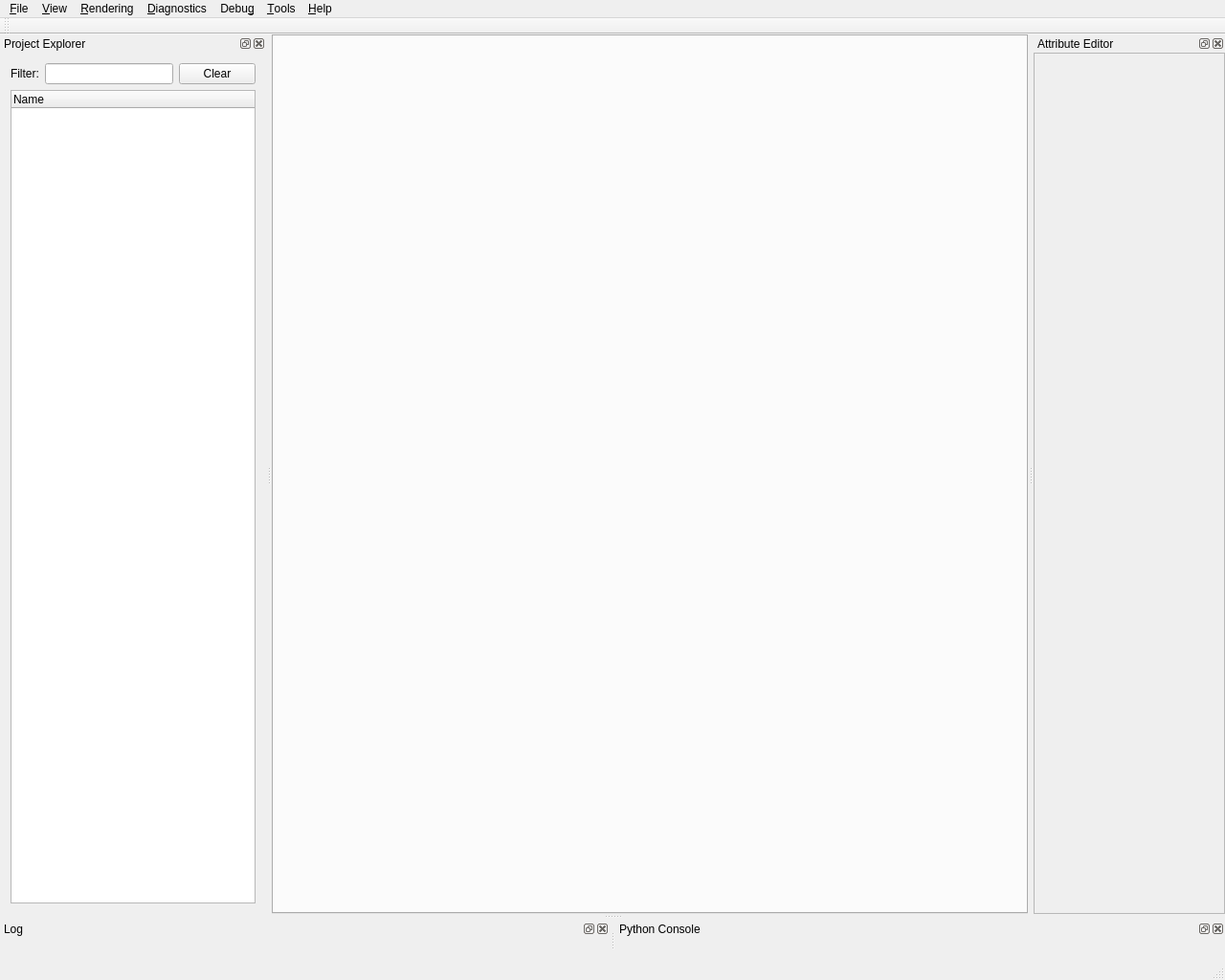
<?xml version="1.0" encoding="UTF-8"?>
<ui version="4.0">
 <class>MainWindow</class>
 <widget class="QMainWindow" name="MainWindow">
  <property name="geometry">
   <rect>
    <x>0</x>
    <y>0</y>
    <width>1280</width>
    <height>1024</height>
   </rect>
  </property>
  <property name="windowTitle">
   <string>appleseed.studio</string>
  </property>
  <property name="locale">
   <locale language="C" country="AnyCountry"/>
  </property>
  <property name="toolButtonStyle">
   <enum>Qt::ToolButtonIconOnly</enum>
  </property>
  <property name="animated">
   <bool>false</bool>
  </property>
  <widget class="QWidget" name="main_window_contents">
   <layout class="QGridLayout" name="gridLayout_3">
    <property name="leftMargin">
     <number>0</number>
    </property>
    <property name="topMargin">
     <number>0</number>
    </property>
    <property name="rightMargin">
     <number>0</number>
    </property>
    <property name="bottomMargin">
     <number>0</number>
    </property>
    <item row="0" column="0">
     <widget class="QTabWidget" name="tab_render_channels">
      <property name="currentIndex">
       <number>-1</number>
      </property>
     </widget>
    </item>
   </layout>
  </widget>
  <widget class="QMenuBar" name="main_menubar">
   <property name="geometry">
    <rect>
     <x>0</x>
     <y>0</y>
     <width>1280</width>
     <height>26</height>
    </rect>
   </property>
   <widget class="QMenu" name="menu_file">
    <property name="title">
     <string>&amp;File</string>
    </property>
    <widget class="QMenu" name="menu_file_open_builtin_project">
     <property name="title">
      <string>Open &amp;Built-in Project</string>
     </property>
     <addaction name="action_file_open_builtin_project_cornellbox"/>
    </widget>
    <widget class="QMenu" name="menu_open_recent">
     <property name="title">
      <string>Open Recen&amp;t</string>
     </property>
    </widget>
    <addaction name="action_file_new_project"/>
    <addaction name="action_file_open_project"/>
    <addaction name="menu_open_recent"/>
    <addaction name="menu_file_open_builtin_project"/>
    <addaction name="action_file_reload_project"/>
    <addaction name="separator"/>
    <addaction name="action_file_monitor_project"/>
    <addaction name="separator"/>
    <addaction name="action_file_save_project"/>
    <addaction name="action_file_save_project_as"/>
    <addaction name="action_file_pack_project_as"/>
    <addaction name="separator"/>
    <addaction name="action_file_close_project"/>
    <addaction name="separator"/>
    <addaction name="action_file_exit"/>
   </widget>
   <widget class="QMenu" name="menu_rendering">
    <property name="title">
     <string>&amp;Rendering</string>
    </property>
    <addaction name="action_rendering_start_interactive_rendering"/>
    <addaction name="action_rendering_start_final_rendering"/>
    <addaction name="action_rendering_pause_resume_rendering"/>
    <addaction name="action_rendering_stop_rendering"/>
    <addaction name="action_rendering_post_process_rendering"/>
    <addaction name="separator"/>
    <addaction name="action_rendering_rendering_settings"/>
   </widget>
   <widget class="QMenu" name="menu_diagnostics">
    <property name="title">
     <string>&amp;Diagnostics</string>
    </property>
    <widget class="QMenu" name="menu_diagnostics_override_shading">
     <property name="tearOffEnabled">
      <bool>true</bool>
     </property>
     <property name="title">
      <string>&amp;Override Shading</string>
     </property>
     <addaction name="action_diagnostics_override_shading_no_override"/>
     <addaction name="separator"/>
    </widget>
    <addaction name="menu_diagnostics_override_shading"/>
    <addaction name="action_diagnostics_false_colors"/>
   </widget>
   <widget class="QMenu" name="menu_debug">
    <property name="title">
     <string>Debu&amp;g</string>
    </property>
    <addaction name="action_debug_tests"/>
    <addaction name="action_debug_benchmarks"/>
    <addaction name="separator"/>
    <addaction name="action_debug_profiler"/>
    <addaction name="action_debug_memory_map"/>
   </widget>
   <widget class="QMenu" name="menu_tools">
    <property name="title">
     <string>&amp;Tools</string>
    </property>
    <addaction name="action_tools_settings"/>
    <addaction name="action_tools_save_settings"/>
    <addaction name="action_tools_reload_settings"/>
   </widget>
   <widget class="QMenu" name="menu_help">
    <property name="title">
     <string>&amp;Help</string>
    </property>
    <addaction name="action_help_about"/>
   </widget>
   <widget class="QMenu" name="menu_view">
    <property name="title">
     <string>&amp;View</string>
    </property>
   </widget>
   <addaction name="menu_file"/>
   <addaction name="menu_view"/>
   <addaction name="menu_rendering"/>
   <addaction name="menu_diagnostics"/>
   <addaction name="menu_debug"/>
   <addaction name="menu_tools"/>
   <addaction name="menu_help"/>
  </widget>
  <widget class="QToolBar" name="main_toolbar">
   <property name="windowTitle">
    <string>Toolbar</string>
   </property>
   <property name="iconSize">
    <size>
     <width>18</width>
     <height>18</height>
    </size>
   </property>
   <attribute name="toolBarArea">
    <enum>TopToolBarArea</enum>
   </attribute>
   <attribute name="toolBarBreak">
    <bool>false</bool>
   </attribute>
  </widget>
  <widget class="QStatusBar" name="main_statusbar"/>
  <widget class="QDockWidget" name="project_explorer">
   <property name="minimumSize">
    <size>
     <width>228</width>
     <height>187</height>
    </size>
   </property>
   <property name="accessibleName">
    <string/>
   </property>
   <property name="autoFillBackground">
    <bool>false</bool>
   </property>
   <property name="allowedAreas">
    <set>Qt::LeftDockWidgetArea|Qt::RightDockWidgetArea</set>
   </property>
   <property name="windowTitle">
    <string>Project Explorer</string>
   </property>
   <attribute name="dockWidgetArea">
    <number>1</number>
   </attribute>
   <widget class="QWidget" name="project_explorer_contents">
    <layout class="QGridLayout" name="gridLayout_2">
     <item row="2" column="0">
      <widget class="QTreeWidget" name="treewidget_project_explorer_scene">
       <property name="alternatingRowColors">
        <bool>true</bool>
       </property>
       <property name="selectionMode">
        <enum>QAbstractItemView::ExtendedSelection</enum>
       </property>
       <property name="uniformRowHeights">
        <bool>true</bool>
       </property>
       <property name="allColumnsShowFocus">
        <bool>true</bool>
       </property>
       <property name="columnCount">
        <number>1</number>
       </property>
       <attribute name="headerVisible">
        <bool>true</bool>
       </attribute>
       <column>
        <property name="text">
         <string>Name</string>
        </property>
       </column>
      </widget>
     </item>
     <item row="0" column="0" rowspan="2">
      <layout class="QHBoxLayout" name="layout_filter">
       <item>
        <widget class="QLabel" name="label_filter">
         <property name="text">
          <string>Filter:</string>
         </property>
        </widget>
       </item>
       <item>
        <widget class="QLineEdit" name="lineedit_filter"/>
       </item>
       <item>
        <widget class="QPushButton" name="pushbutton_clear_filter">
         <property name="text">
          <string>Clear</string>
         </property>
        </widget>
       </item>
      </layout>
     </item>
    </layout>
   </widget>
  </widget>
  <widget class="QDockWidget" name="log">
   <property name="windowTitle">
    <string>Log</string>
   </property>
   <attribute name="dockWidgetArea">
    <number>8</number>
   </attribute>
   <widget class="QWidget" name="log_contents">
    <layout class="QGridLayout" name="gridLayout_9"/>
   </widget>
  </widget>
  <widget class="QDockWidget" name="attribute_editor">
   <property name="minimumSize">
    <size>
     <width>200</width>
     <height>113</height>
    </size>
   </property>
   <property name="floating">
    <bool>false</bool>
   </property>
   <property name="windowTitle">
    <string>Attribute Editor</string>
   </property>
   <attribute name="dockWidgetArea">
    <number>2</number>
   </attribute>
   <widget class="QScrollArea" name="attribute_editor_scrollarea">
    <property name="widgetResizable">
     <bool>true</bool>
    </property>
    <widget class="QWidget" name="attribute_editor_scrollarea_contents">
     <property name="geometry">
      <rect>
       <x>0</x>
       <y>0</y>
       <width>198</width>
       <height>878</height>
      </rect>
     </property>
    </widget>
   </widget>
  </widget>
  <widget class="QDockWidget" name="python_console">
   <property name="windowTitle">
    <string>Python Console</string>
   </property>
   <attribute name="dockWidgetArea">
    <number>8</number>
   </attribute>
   <widget class="QWidget" name="python_console_contents">
    <layout class="QGridLayout" name="gridLayout_10"/>
   </widget>
  </widget>
  <action name="action_file_new_project">
   <property name="text">
    <string>&amp;New Project</string>
   </property>
  </action>
  <action name="action_file_open_project">
   <property name="text">
    <string>&amp;Open Project...</string>
   </property>
  </action>
  <action name="action_file_open_builtin_project_cornellbox">
   <property name="text">
    <string>&amp;Cornell Box</string>
   </property>
  </action>
  <action name="action_file_save_project">
   <property name="text">
    <string>&amp;Save Project</string>
   </property>
  </action>
  <action name="action_file_save_project_as">
   <property name="text">
    <string>Save Project &amp;As...</string>
   </property>
  </action>
  <action name="action_file_exit">
   <property name="text">
    <string>&amp;Exit</string>
   </property>
  </action>
  <action name="action_debug_tests">
   <property name="text">
    <string>&amp;Tests...</string>
   </property>
   <property name="shortcut">
    <string>Ctrl+Shift+T</string>
   </property>
  </action>
  <action name="action_debug_benchmarks">
   <property name="text">
    <string>&amp;Benchmarks...</string>
   </property>
   <property name="shortcut">
    <string>Ctrl+Shift+B</string>
   </property>
  </action>
  <action name="action_debug_memory_map">
   <property name="text">
    <string>&amp;Memory Map...</string>
   </property>
   <property name="shortcut">
    <string>Ctrl+Shift+M</string>
   </property>
  </action>
  <action name="action_debug_profiler">
   <property name="text">
    <string>Profiler...</string>
   </property>
   <property name="shortcut">
    <string>Ctrl+Shift+P</string>
   </property>
  </action>
  <action name="action_help_about">
   <property name="text">
    <string>&amp;About</string>
   </property>
  </action>
  <action name="action_diagnostics_override_shading_no_override">
   <property name="checkable">
    <bool>true</bool>
   </property>
   <property name="checked">
    <bool>true</bool>
   </property>
   <property name="text">
    <string>&amp;No Override</string>
   </property>
   <property name="shortcut">
    <string>Ctrl+Shift+0</string>
   </property>
  </action>
  <action name="action_rendering_start_final_rendering">
   <property name="text">
    <string>Start &amp;Final Rendering</string>
   </property>
   <property name="shortcut">
    <string>F6</string>
   </property>
  </action>
  <action name="action_rendering_start_interactive_rendering">
   <property name="text">
    <string>Start &amp;Interactive Rendering</string>
   </property>
   <property name="shortcut">
    <string>F5</string>
   </property>
  </action>
  <action name="action_rendering_pause_resume_rendering">
   <property name="checkable">
    <bool>true</bool>
   </property>
   <property name="text">
    <string>&amp;Pause/Resume Rendering</string>
   </property>
   <property name="shortcut">
    <string>Ctrl+F5</string>
   </property>
  </action>
  <action name="action_rendering_stop_rendering">
   <property name="text">
    <string>S&amp;top Rendering</string>
   </property>
   <property name="shortcut">
    <string>Shift+F5</string>
   </property>
  </action>
  <action name="action_rendering_post_process_rendering">
   <property name="text">
    <string>P&amp;ost Process Rendering</string>
   </property>
   <property name="shortcut">
    <string>Ctrl+Shift+F5</string>
   </property>
  </action>
  <action name="action_rendering_rendering_settings">
   <property name="text">
    <string>&amp;Rendering Settings...</string>
   </property>
   <property name="shortcut">
    <string>F7</string>
   </property>
  </action>
  <action name="action_file_reload_project">
   <property name="text">
    <string>&amp;Reload Project</string>
   </property>
   <property name="shortcut">
    <string>Ctrl+R</string>
   </property>
  </action>
  <action name="action_tools_reload_settings">
   <property name="text">
    <string>&amp;Reload Settings</string>
   </property>
   <property name="shortcut">
    <string>Ctrl+Shift+R</string>
   </property>
  </action>
  <action name="action_tools_save_settings">
   <property name="text">
    <string>S&amp;ave Settings</string>
   </property>
   <property name="shortcut">
    <string>Ctrl+Shift+S</string>
   </property>
  </action>
  <action name="action_file_monitor_project">
   <property name="checkable">
    <bool>true</bool>
   </property>
   <property name="text">
    <string>&amp;Monitor Project File</string>
   </property>
  </action>
  <action name="action_file_pack_project_as">
   <property name="text">
    <string>&amp;Pack Project As...</string>
   </property>
  </action>
  <action name="action_file_close_project">
   <property name="text">
    <string>&amp;Close Project</string>
   </property>
  </action>
  <action name="action_tools_settings">
   <property name="text">
    <string>&amp;Settings...</string>
   </property>
  </action>
  <action name="action_diagnostics_false_colors">
   <property name="text">
    <string>&amp;False Colors...</string>
   </property>
   <property name="shortcut">
    <string>Ctrl+Shift+F</string>
   </property>
  </action>
 </widget>
 <layoutdefault spacing="6" margin="11"/>
 <resources/>
 <connections/>
</ui>
